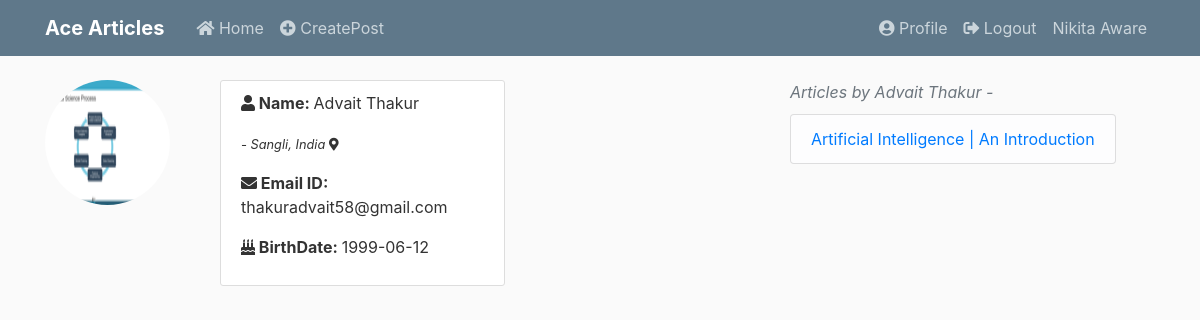
/account/1 (signed in), run on the app's committed database.
### acearticle.py (models this page shows, shortened)
class User(db.Model):
	id = db.Column(db.Integer, primary_key=True)
	username = db.Column(db.String(25), nullable = False)
	email = db.Column(db.String(), unique = True, nullable = False)
	password = db.Column(db.String(60), nullable = False)
	birthdate = db.Column(db.DateTime, nullable = False)
	city = db.Column(db.String(25), nullable = False)
	country = db.Column(db.String(25), nullable = False)
	image_file = db.Column(db.String(20), nullable=False, default='default.jpg')
	articles = db.relationship('Articles', backref='author', lazy=True)

class Articles(db.Model):
	id = db.Column(db.Integer, primary_key = True)
	title = db.Column(db.String(100), nullable = False)
	date_posted = db.Column(db.DateTime, nullable = False, default = datetime.utcnow)
	content = db.Column(db.Text, nullable = False)
	popularity = db.Column(db.Integer, default = 0)
	user_id = db.Column(db.Integer, db.ForeignKey('user.id'), nullable = False)

### acearticle.py (the view)
@app.route("/account/<int:user_id>")
def account(user_id):
	form = UpdateAccount()
	user = User.query.get_or_404(user_id)
	print(user.image_file)
	articles = user.articles
	if request.method == 'GET':
		form.username.data = user.username
		form.email.data = user.email
		form.city.data = user.city
		form.country.data = user.country
	image_file = url_for('static', filename='profile_pics/' + user.image_file)
	return render_template('account.html', title='account page', user = user, articles = articles, form = form, image_file = image_file)

### acearticle.py (called while the page is built)
@login_manager.user_loader
def load_user(id):
    return User.query.get(int(id))

### templates/account.html (shortened to what this page needs)
{% extends 'layout.html' %}
{% block container %}
<div class='row'>
    <div class="col-sm-2 col-md-2">
        <img src="{{image_file}}"
        alt="" class="img-rounded img-responsive account-img" style="border-radius: 50%" />
    </div>
    <div class="col-sm-3 col-md-3 content-section">
        <blockquote>
            <p><b><i class="fas fa-user"></i> Name: </b>{{user.username}}</p> <small><cite>- {{user.city}}, {{user.country}}  <i class="fas fa-map-marker-alt"></i></cite></small>
        </blockquote>
        <p><b><i class="fas fa-envelope"></i> Email ID: </b>{{user.email}}</p>
        <p><b><i class="fas fa-birthday-cake"></i> BirthDate: </b>{{user.birthdate.date()}}</p>
    </div>
    <div class="col-md-3"></div>
    <div class="col-md-4">
    	<div class='text-muted row'>
    	  <i>Articles by {{user.username}} -</i>
    	</div>
    	<div class="row" style="height: 100px;overflow-y: auto;overflow-x: hidden;">
	      <ul class="list-group" style="margin-top: 10px">
	      	{% if articles %}
		      	{% for article in articles %}
		        	<li class="list-group-item list-group-item-light"><a href="{{url_for('read_post', post_id = article.id)}}">{{article.title}}</a></li>
		        {% endfor %}
	        {% else %}
	        	<li class="list-group-item list-group-item-light">Sorry! No Articles by {{user.username}} <i class="fas fa-frown"></i></li>
	        {% endif %}
	      </ul>
		</div>
	</div>
</div>
{% endblock %}

### templates/layout.html (shortened to what this page needs)
<!DOCTYPE html>
<html>
<head>
    <link rel="stylesheet" href="https://maxcdn.bootstrapcdn.com/bootstrap/4.0.0/css/bootstrap.min.css">
    <link rel="stylesheet" href="https://use.fontawesome.com/releases/v5.7.0/css/all.css">
    <link rel="stylesheet" type="text/css" href="{{ url_for('static', filename='main.css') }}">
</head>
<body>
    <header class="site-header">
      <nav class="navbar navbar-expand-md navbar-dark bg-steel fixed-top">
        <div class="container">
          <a class="navbar-brand mr-4" href="/"><b>Ace Articles</b></a>
          <div class="collapse navbar-collapse" id="navbarToggle">
            <div class="navbar-nav mr-auto">
              <a class="nav-item nav-link" href="/"><i class="fas fa-home"></i> Home</a>
              <a class="nav-item nav-link" href="/new/post"><i class="fas fa-plus-circle"></i> CreatePost</a>
            </div>
            <div class="navbar-nav">
              {% if current_user.is_authenticated %}
                <a class="nav-item nav-link" href="{{url_for('account', user_id = current_user.id)}}"><i class="fas fa-user-circle"></i> Profile</a>
                <a class="nav-item nav-link" href="/logout"><i class="fas fa-sign-out-alt"></i> Logout</a>
                <span><a class="nav-item nav-link">{{current_user.username}}</a></span>
              {% else %}
                <a class="nav-item nav-link" href="/login"><i class="fas fa-sign-in-alt"></i> Login</a>
                <a class="nav-item nav-link" href="/register"><i class="fas fa-user-plus"></i> Register</a>
              {% endif %}
            </div>
          </div>
        </div>
      </nav>
    </header>
    <main role="main" class="container">
        <div>
          {% block container %}{% endblock %}
        </div>
    </main>
</body>
</html>

### static/main.css (style rules this page uses)
body { background: #fafafa; color: #333333; margin-top: 5rem; }
.bg-steel { background-color: #5f788a; }
.site-header .navbar-nav .nav-link { color: #cbd5db; }
.content-section { background: #ffffff; padding: 10px 20px; border: 1px solid #dddddd; border-radius: 3px; margin-bottom: 20px; }
.account-img { height: 125px; width: 125px; margin-right: 20px; margin-bottom: 16px; }

### data on the page
User: username "Nikita Aware"
User: username "Advait Thakur", city "Sangli", country "India", email "thakuradvait58@gmail.com", birthdate "1999-06-12"
Articles: title "Artificial Intelligence | An Introduction"
